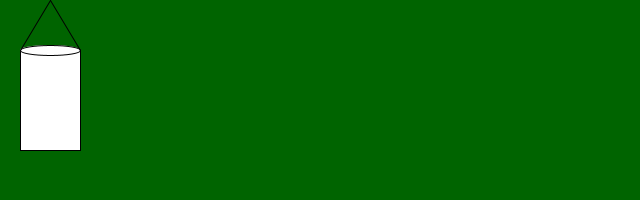
Frame 1 (no input)
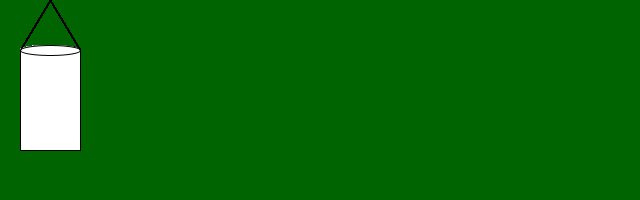
Frame 60 (the mouse pressed at the canvas centre just before this capture)
Frame 120 (the mouse held since frame 60 and released just before this capture): identical to frame 60, image omitted

The Processing sketch that drew these frames (run headless with seeded random() and noise(); from frame 60 on, the mouse is pressed at the canvas centre):

// Processing sketch: processing_111667
// ── processing_111667.pde

//Hello world, practice_0925_1
//Mei


void setup() { 
  size(640,200);
  background(0,100,0);
}

void draw() {
rectMode (CENTER);
rect(50,100,60,100);
ellipse(50, 50, 60, 10);
line(50, 0, 20, 50);
line(50, 0, 80, 50);
}
